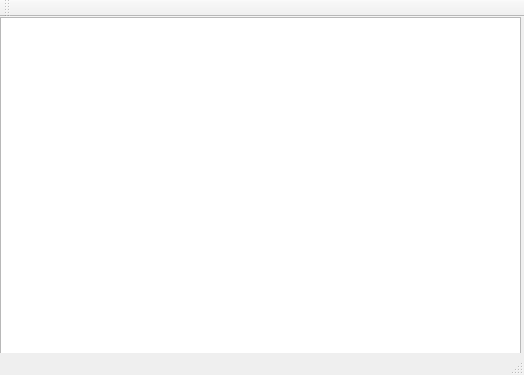
<?xml version="1.0" encoding="UTF-8"?>
<ui version="4.0">
 <class>MainWindow</class>
 <widget class="QMainWindow" name="MainWindow">
  <property name="geometry">
   <rect>
    <x>0</x>
    <y>0</y>
    <width>524</width>
    <height>375</height>
   </rect>
  </property>
  <property name="windowTitle">
   <string>MainWindow</string>
  </property>
  <widget class="QWidget" name="centralWidget">
   <widget class="QTextEdit" name="textEdit">
    <property name="geometry">
     <rect>
      <x>0</x>
      <y>0</y>
      <width>521</width>
      <height>351</height>
     </rect>
    </property>
   </widget>
  </widget>
  <widget class="QMenuBar" name="menuBar">
   <property name="geometry">
    <rect>
     <x>0</x>
     <y>0</y>
     <width>524</width>
     <height>21</height>
    </rect>
   </property>
  </widget>
  <widget class="QToolBar" name="mainToolBar">
   <attribute name="toolBarArea">
    <enum>TopToolBarArea</enum>
   </attribute>
   <attribute name="toolBarBreak">
    <bool>false</bool>
   </attribute>
  </widget>
  <widget class="QStatusBar" name="statusBar"/>
 </widget>
 <layoutdefault spacing="6" margin="11"/>
 <resources/>
 <connections/>
</ui>
